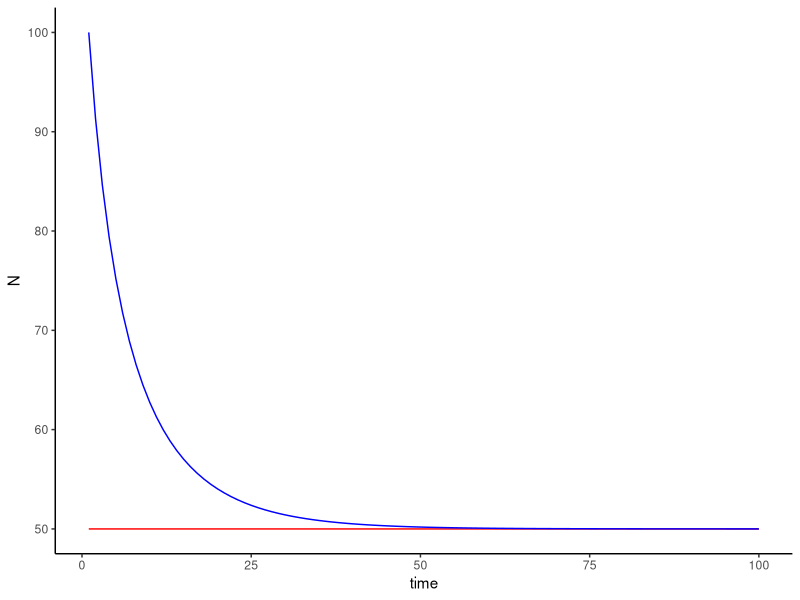

Write R code to recreate this figure.
# load packages 
library(deSolve)
library(ggplot2)

#k=50
#r=0.1
#N0=1,50,100

#Define custom model function
ddSim<-function(t,y,p){
  # "unpack" vectors containing state variables (y) and parameters (p)
  N=y
  r=p[1]
  K=p[2]
  
  # calculate change in state variables with time, given parameter values
  # and current value of state variables
  dNdt=r*(1-N/K)*N
  
  # return list containing change in state variables with time
  return(list(dNdt))
}

### Define parameters, initial values for state variables, and time steps
params=c(0.1,50)
N0=1
times=1:100

### Simulate the model using ode()
modelSim=ode(y=N0,times=times,func=ddSim,parms=params)
# modelSim is a variable that contains a deSolve object
# this contains some attributes about the way the simulation was conducted, but the key content is a
# matrix with time as the first column and model state variables in subsequent columns
# convert to a dataframe for plotting purposes
modelOutput1=data.frame(time=modelSim[,1],N=modelSim[,2])

##Repeat the above simulation for different N values
ddSim<-function(t,y,p){
  N=y
  r=p[1]
  K=p[2]
  
  dNdt=r*(1-N/K)*N
  
  return(list(dNdt))
}
params=c(0.1,50)
N0=50
times=1:100
modelSim=ode(y=N0,times=times,func=ddSim,parms=params)
modelOutput2=data.frame(time=modelSim[,1],N=modelSim[,2])


ddSim<-function(t,y,p){
  N=y
  r=p[1]
  K=p[2]
  
  dNdt=r*(1-N/K)*N
  
  return(list(dNdt))
}
params=c(0.1,50)
N0=100
times=1:100
modelSim=ode(y=N0,times=times,func=ddSim,parms=params)
modelOutput3=data.frame(time=modelSim[,1],N=modelSim[,2])


##Plot the population size as a function of time with 3 populations
ggplot(data=modelOutput1,aes(x=time, y=N), colour="black")+
  geom_line(data=modelOutput2, aes(x=time, y=N), color="red")+
  geom_line(data=modelOutput3,aes(x=time, y=N), color= "blue")+
  theme_classic()
